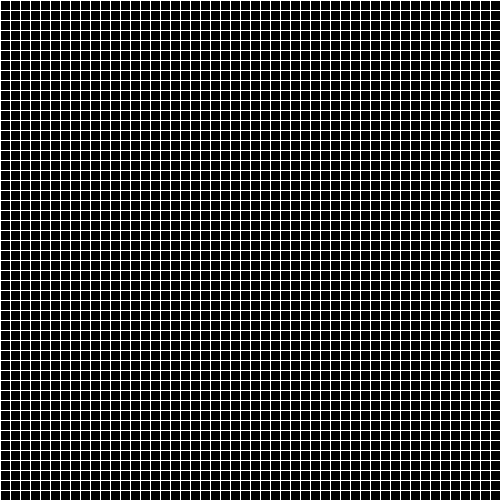
Frame 1 (no input)
Frame 60 (the mouse pressed at the canvas centre just before this capture): identical to frame 1, image omitted
Frame 120 (the mouse held since frame 60 and released just before this capture): identical to frame 1, image omitted

The Processing sketch that drew this single still picture (run headless with seeded random() and noise(); from frame 60 on, the mouse is pressed at the canvas centre):

// Processing sketch: sketch_06_03_loops_for_loop
// ── sketch_06_03_loops_for_loop.pde

int x;
int y;

void setup() {
  size(500, 500);
  smooth();
}

void draw() {
  background(0);
  
  stroke(255);
  
  x = 0;
  while (x < width) {
    line(x, 0, x, height);
    x = x + 10;
  }
  
 for (y = 0; y < height; y = y + 10) {
    line(0, y, width, y);
 }
}
